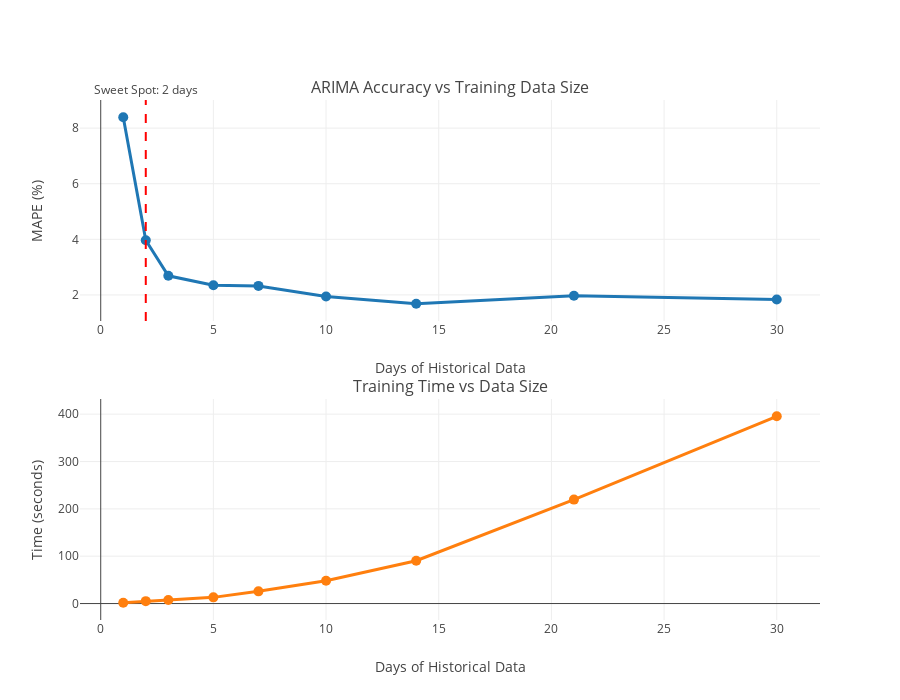

The cell this chart's notebook holds for it:
### Markdown cell above
## Step 5: Production Forecast (Retrain on ALL Data)

After evaluation, retrain on ALL data for the best production forecast.

### Code cell
# Test different amounts of historical data to find the sweet spot
import time

# Test different days_back values
days_to_test = [1, 2, 3, 5, 7, 10, 14, 21, 30]
results = []

print("Finding ARIMA's Sweet Spot - Testing different training window sizes...")
print(f"Testing with forecast horizon: {FORECAST_HORIZON} steps\n")

for days in days_to_test:
    print(f"  Testing {days} days of data...", end=" ")
    start_time = time.time()
    
    try:
        # Load data with this window size
        test_series_meta = load_gw2_series(
            item_id=ITEM_ID,
            days_back=days,
            value_column=VALUE_COLUMN,
            fill_missing_dates=True,
        )
        
        # Split into train/test (80/20)
        test_series_obj = test_series_meta.series
        split_idx = int(len(test_series_obj) * TRAIN_SPLIT)
        train_subset = test_series_obj[:split_idx]
        test_subset = test_series_obj[split_idx:]
        
        # Skip if not enough test data
        if len(test_subset) < FORECAST_HORIZON:
            print("⚠️  Not enough test data, skipping")
            continue
        
        # Run backtest
        backtest_result = walk_forward_backtest(
            model_class=ARIMAModel,
            model_params=arima_params,
            series=test_series_obj,
            train_series=train_subset,
            test_series=test_subset,
            forecast_horizon=FORECAST_HORIZON,
            stride=1,
            verbose=False,
        )
        
        # Calculate metrics
        mape = mape_fn(backtest_result.actuals, backtest_result.forecasts)
        elapsed = time.time() - start_time
        
        results.append({
            'days': days,
            'data_points': len(test_series_obj),
            'train_points': len(train_subset),
            'test_points': len(test_subset),
            'mape': mape,
            'time_seconds': elapsed,
            'forecasts': len(backtest_result.forecasts)
        })
        
        print(f"✓ MAPE: {mape:.4f}% ({len(test_series_obj)} points, {elapsed:.1f}s)")
        
    except Exception as e:
        print(f"✗ Failed: {str(e)[:50]}")
        continue

# Create visualization
if results:
    fig = make_subplots(
        rows=2, cols=1,
        subplot_titles=(
            "ARIMA Accuracy vs Training Data Size",
            "Training Time vs Data Size"
        ),
        vertical_spacing=0.15,
    )
    
    # Top plot: MAPE vs days
    fig.add_trace(go.Scatter(
        x=[r['days'] for r in results],
        y=[r['mape'] for r in results],
        mode='lines+markers',
        name='MAPE',
        line=dict(width=3, color='#1f77b4'),
        marker=dict(size=10),
    ), row=1, col=1)
    
    # Find the elbow point (where improvement slows down)
    if len(results) >= 3:
        # Simple heuristic: point where MAPE improvement is < 5% of previous improvement
        improvements = []
        for i in range(1, len(results)):
            prev_mape = results[i-1]['mape']
            curr_mape = results[i]['mape']
            improvement = prev_mape - curr_mape
            improvements.append(improvement)
        
        # Find sweet spot (diminishing returns)
        sweet_spot_idx = 0
        for i in range(1, len(improvements)):
            if improvements[i] < improvements[i-1] * 0.3:  # Less than 30% of previous improvement
                sweet_spot_idx = i
                break
        
        if sweet_spot_idx > 0:
            sweet_spot = results[sweet_spot_idx]
            fig.add_vline(
                x=sweet_spot['days'],
                line_dash="dash",
                line_color="red",
                annotation_text=f"Sweet Spot: {sweet_spot['days']} days",
                annotation_position="top",
                row=1, col=1
            )
    
    # Bottom plot: Time vs days
    fig.add_trace(go.Scatter(
        x=[r['days'] for r in results],
        y=[r['time_seconds'] for r in results],
        mode='lines+markers',
        name='Training Time',
        line=dict(width=3, color='#ff7f0e'),
        marker=dict(size=10),
    ), row=2, col=1)
    
    fig.update_xaxes(title_text="Days of Historical Data", row=1, col=1)
    fig.update_xaxes(title_text="Days of Historical Data", row=2, col=1)
    fig.update_yaxes(title_text="MAPE (%)", row=1, col=1)
    fig.update_yaxes(title_text="Time (seconds)", row=2, col=1)
    
    fig.update_layout(
        height=700,
        showlegend=False,
    )
    
    fig.show()
    
    # Print summary
    print(f"\n📊 Summary:")
    print(f"{'Days':<6} {'Points':<8} {'MAPE':<10} {'Time':<8} {'Notes'}")
    print("-" * 60)
    
    best_mape = min(results, key=lambda r: r['mape'])
    fastest = min(results, key=lambda r: r['time_seconds'])
    
    for r in results:
        notes = []
        if r == best_mape:
            notes.append("⭐ Best MAPE")
        if r == fastest:
            notes.append("⚡ Fastest")
        if sweet_spot_idx > 0 and r == results[sweet_spot_idx]:
            notes.append("🎯 Sweet Spot")
        
        print(f"{r['days']:<6} {r['data_points']:<8} {r['mape']:<10.4f} {r['time_seconds']:<8.1f} {' | '.join(notes)}")
    
    print(f"\n🎯 Recommendation:")
    if sweet_spot_idx > 0:
        rec = results[sweet_spot_idx]
        print(f"   Use {rec['days']} days of data ({rec['data_points']} points)")
        print(f"   - MAPE: {rec['mape']:.4f}%")
        print(f"   - Training time: {rec['time_seconds']:.1f}s")
        print(f"   - Balance between accuracy and speed")
    else:
        print(f"   Use {best_mape['days']} days for best accuracy")
        print(f"   - MAPE: {best_mape['mape']:.4f}%")
        
else:
    print("⚠️  No successful tests - unable to determine sweet spot")

### Figure 1 — Plotly figure (JSON) as saved in the notebook; plotly's stock layout.template omitted (floating-point values rounded to 4 significant figures)
{"data": [{"line": {"color": "#1f77b4", "width": 3}, "marker": {"size": 10}, "mode": "lines+markers", "name": "MAPE", "type": "scatter", "x": [1, 2, 3, 5, 7, 10, 14, 21, 30], "xaxis": "x", "y": [8.389, 3.966, 2.688, 2.348, 2.325, 1.942, 1.685, 1.971, 1.837], "yaxis": "y"}, {"line": {"color": "#ff7f0e", "width": 3}, "marker": {"size": 10}, "mode": "lines+markers", "name": "Training Time", "type": "scatter", "x": [1, 2, 3, 5, 7, 10, 14, 21, 30], "xaxis": "x2", "y": [1.81, 5.071, 7.582, 13.08, 25.78, 48.09, 90.47, 219.6, 395.5], "yaxis": "y2"}], "layout": {"annotations": [{"font": {"size": 16}, "showarrow": false, "text": "ARIMA Accuracy vs Training Data Size", "x": 0.5, "xanchor": "center", "xref": "paper", "y": 1, "yanchor": "bottom", "yref": "paper"}, {"font": {"size": 16}, "showarrow": false, "text": "Training Time vs Data Size", "x": 0.5, "xanchor": "center", "xref": "paper", "y": 0.425, "yanchor": "bottom", "yref": "paper"}, {"showarrow": false, "text": "Sweet Spot: 2 days", "x": 2, "xanchor": "center", "xref": "x", "y": 1, "yanchor": "bottom", "yref": "y domain"}], "height": 700, "shapes": [{"line": {"color": "red", "dash": "dash"}, "type": "line", "x0": 2, "x1": 2, "xref": "x", "y0": 0, "y1": 1, "yref": "y domain"}], "showlegend": false, "xaxis": {"anchor": "y", "domain": [0, 1], "title": {"text": "Days of Historical Data"}}, "xaxis2": {"anchor": "y2", "domain": [0, 1], "title": {"text": "Days of Historical Data"}}, "yaxis": {"anchor": "x", "domain": [0.575, 1], "title": {"text": "MAPE (%)"}}, "yaxis2": {"anchor": "x2", "domain": [0, 0.425], "title": {"text": "Time (seconds)"}}}}
